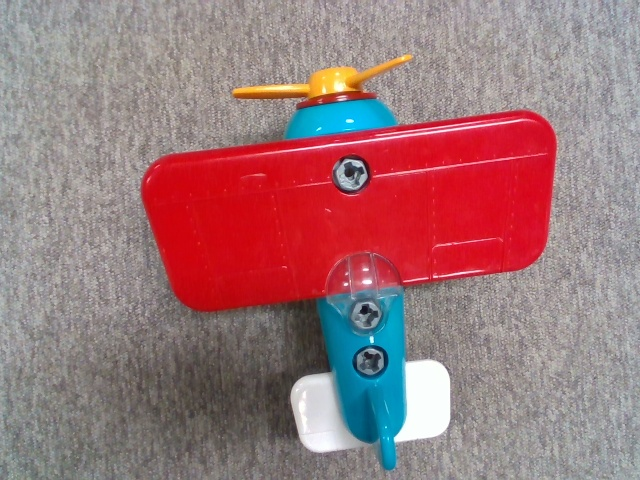
#> input picture imgs/airplanes/frame0019.jpg, 640 x 480 px, found by its file name
$ python rs_detect_airplane.py
#> lines starting #> are read from the running program, lines starting #| are printed output that depends on the picture; after the words box and inside, x2 and y2 are one past the last pixel; in counts of white or black regions, pixels touching at a corner belong together; long printed decimals are rounded
#> further down, img_rgb is the input picture: shape (480, 640, 3); mean B, G, R 122.2, 119.1, 155.8
#!/usr/bin/env python3
# -*- coding: utf-8 -*-

# %% import

import cv2
import numpy as np
import math
import traceback

import matplotlib.pyplot as plt

# %% compare_area
# 領域すべてを比較し，1番大きい領域と2番目に大きい領域のidを返す

def compare_area(contours):
    # 輪郭の面積比較
    max_area = 0
    second_area = 0
    max_id = 0
    second_id = 0

    # 面積が最大の領域と2番めの領域を算出
    for num in range(len(contours)):
        if cv2.contourArea(contours[num]) < 30000: # 全体を領域と認識してしまうため、閾値以上の面積を持つ領域は無視する
            if max_area < cv2.contourArea(contours[num]):
                second_area = max_area
                second_id = max_id
                max_area = cv2.contourArea(contours[num])
                max_id = num

            elif second_area < cv2.contourArea(contours[num]):
                second_area = cv2.contourArea(contours[num])
                second_id = num

            if second_area >= max_area:
                second_area = 0
                max_area = 0

        # [6 lines of commented-out code are left out]

    return max_id, second_id

# %% get point
def get_point(image, angle_deg, frontback_flag, contours):
    angle_rad = (angle_deg / 180.0) * np.pi

    height = image.shape[0]
    width = image.shape[1]

    #回転のパラメータ
    center = (int(width/2), int(height/2))
    scale = 1.0

    # 変換行列を作成
    trans = cv2.getRotationMatrix2D(center, angle_deg , scale)

    #アフィン変換
    new_image_gray = cv2.warpAffine(image, trans, (width,height))

    # 輪郭の検出
    retval, image_bw = cv2.threshold(new_image_gray, 0, 255, cv2.THRESH_BINARY_INV + cv2.THRESH_OTSU)
    contours, hierarchy = cv2.findContours(image_bw, cv2.RETR_LIST, cv2.CHAIN_APPROX_SIMPLE)
    max_id, second_id = compare_area(contours)

    # 後ろ向きの際はidを入れ替える
    if frontback_flag == "back":
        max_id = second_id

    # エッジ領域から右端を抽出
    pt = get_rightedge(new_image_gray, contours[max_id], frontback_flag)

    # アフィン変換前の画素と対応付ける
    pt_trans = Correspondence(image, pt, trans)

# [5 lines of commented-out code are left out]

    return pt_trans

def get_center(contours, id):
    maxCont = contours[id]
    mu = cv2.moments(maxCont)
    x, y = int(mu["m10"] / mu["m00"]), int(mu["m01"] / mu["m00"])

    return x, y

def get_rightedge(image, contours, frontback_flag):

    image_gray = image.copy()

    if frontback_flag == "front":
        max_x = 0
        pt = (0, 0)
        for i in range(len(contours)):
            x = contours[i][0][0]
            y = contours[i][0][1]
            if max_x < x:
                max_x = x
                pt = (x - 8, y - 10)

    elif frontback_flag == "back":
        max_x = 0
        pt = (0, 0)
        for i in range(len(contours)):
            x = contours[i][0][0]
            y = contours[i][0][1]
            if max_x < x:
                max_x = x
                pt = (x - 8, y - 10)

    return pt

def Correspondence(image, pt, trans):

    for h in range(image.shape[0]):
        for w in range(image.shape[1]):
            # 各画素をアフィン変換し、変換後の座標を得る
            tmp_pt = (w, h, 1)
            check = np.dot(trans, tmp_pt)
            check = (int(check[0]), int(check[1]))

            # 変換後の座標がパターン認識の座標と等しい（近い）ければ、そこが対応付けられた変換前の座標
            if pt[0]-20 < check[0] <= pt[0]+20 and pt[1]-20 <= check[1] < pt[1]+20:
                corr_pt = (tmp_pt[0], tmp_pt[1])
                if check == pt: # 同一の座標を見つけたらそこで終了
                    return corr_pt

    return corr_pt


# %% detect airplane

def estimate_grasppose_airplane(image_bgr, threshold_r=40):
    # write_path = "C:/Users/fryuz/prog/hma/imgs/airplanes/temp"
    # 色領域の抜き出し（R平面を用いる）
#> called with threshold_r = 40
    image_b, _, image_r = cv2.split(image_bgr)
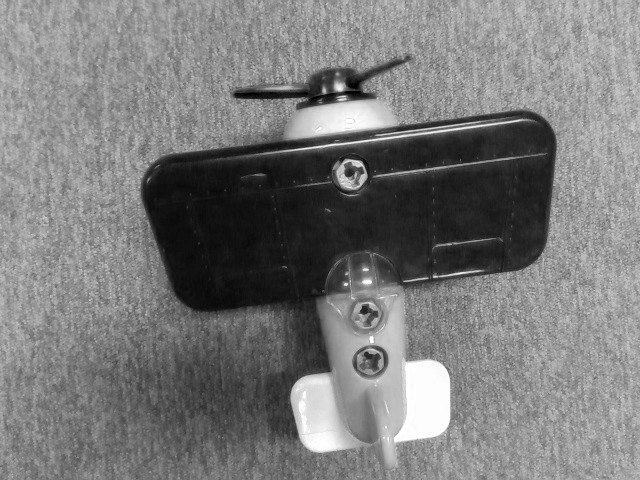
#> image_b: shape (480, 640); min 0, max 255, mean 122.2
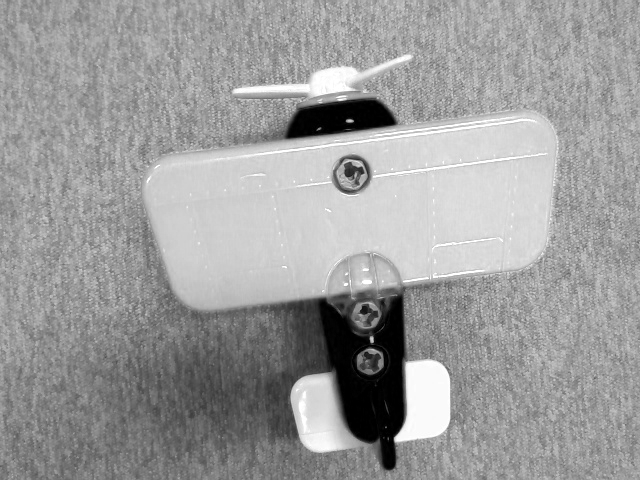
#> image_r: shape (480, 640); min 0, max 255, mean 155.8
    _, r_binary = cv2.threshold(image_r, threshold_r, 255, cv2.THRESH_BINARY)
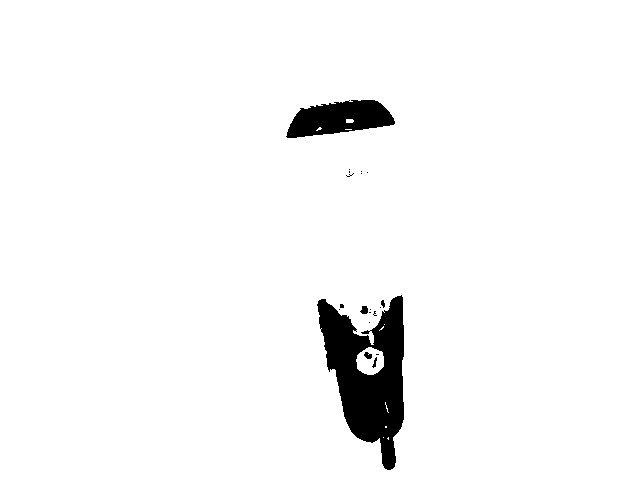
#> r_binary: shape (480, 640); 96.4% white; 20 black regions (14 under 20 px), largest, box (x1, y1, x2, y2) and area: (317, 295, 404, 470) 8227, (286, 100, 395, 138) 2747, (360, 306, 368, 314) 49, (364, 352, 372, 359) 39, (372, 357, 377, 368) 25, (381, 300, 385, 308) 22
    r_binary = cv2.bitwise_not(r_binary)

    kernel = np.ones((5, 5), np.uint8)
    erosion = cv2.erode(r_binary, kernel, iterations=1)
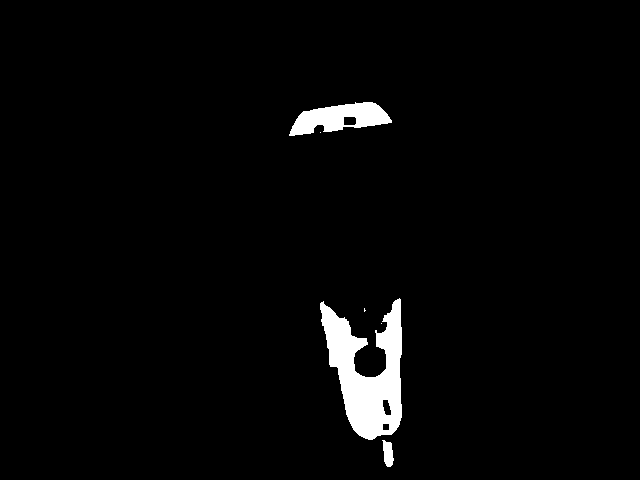
#> erosion: shape (480, 640); 2.8% white; 6 white regions (3 under 20 px), largest, box (x1, y1, x2, y2) and area: (320, 298, 402, 440) 6225, (289, 102, 392, 136) 2005, (382, 440, 394, 467) 222
    image_mask = cv2.dilate(erosion, kernel, iterations=6)
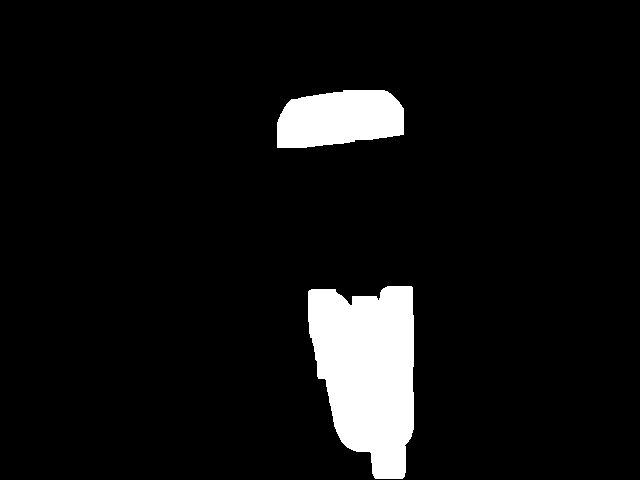
#> image_mask: shape (480, 640); 7% white; 2 white regions

    # 輪郭の検出
    contours, hierarchy = cv2.findContours(image_mask, cv2.RETR_LIST, cv2.CHAIN_APPROX_SIMPLE)
#> contours = 2 contours; box (x1, y1, x2, y2) and area: (308, 286, 414, 479) 15267, (277, 90, 404, 148) 5891
    frontback_flag = "front"

    # [15 lines of commented-out code are left out]

    if len(contours) <2 or len(contours) >=9: # unknown判定
        print("Cannot recognize edge. It is not airplane.")
        return (999, 999), 999, frontback_flag

    # 最大の領域と二番目の領域を推定
    max_id, second_id = compare_area(contours)
#> the loop in compare_area, `for num in range(len(contours)):` made 2 passes
#> second_id on pass 2: 1
#> after the loop in compare_area, `for num in range(len(contours)):`: max_area = 15267; max_id = 0; second_area = 5891; second_id = 1
#> max_id = 0; second_id = 1
    # print(max_id, second_id)
    max_area = cv2.contourArea(contours[max_id])
#> max_area = 15267
    second_area = cv2.contourArea(contours[second_id])
#> second_area = 5891

    # 各領域の重心を求めて、その角度を算出
    pt1 = get_center(contours, max_id)
#> in get_center, `maxCont = contours[id]`: maxCont = contour of 125 points, box (x1, y1, x2, y2) (308, 286, 414, 479), area 15267
#> in get_center, `mu = cv2.moments(maxCont)`: mu = moments, m00 15267, centre m10/m00, m01/m00 = (367.6, 370.6)
#> in get_center, `x, y = int(mu["m10"] / mu["m00"]), int(mu["m01"] / mu["m00"])`: x = 367; y = 370
#> pt1 = (367, 370)
    pt2 = get_center(contours, second_id)
#> pt2 = (339, 118)

    # yの差分がマイナスのときは処理を変える
    # 角度は右向きが0度で時計回り
    if (pt2[1] - pt1[1]) >= 0:
        angle = math.atan2(pt2[1] - pt1[1], pt2[0] - pt1[0])
    else:
        angle = math.atan2(pt1[1] - pt2[1], pt2[0] - pt1[0])
#> angle = 1.68
        angle = -angle
#> angle = -1.68
    angle_deg = angle * 60
#> angle_deg = -100.9

    pt = get_point(image_r, angle_deg, frontback_flag, contours[max_id])
#> in get_point, `angle_rad = (angle_deg / 180.0) * np.pi`: angle_rad = -1.76
#> in get_point, `trans = cv2.getRotationMatrix2D(center, angle_deg , scale)`: trans = [[-0.189, -0.982, 616.1], [0.982, -0.189, -28.91]]
#> in get_point, `new_image_gray = cv2.warpAffine(image, trans, (width,height))`:
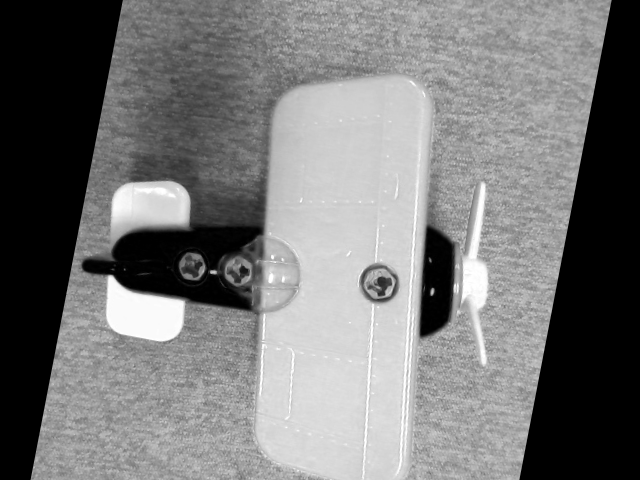
#> new_image_gray: shape (480, 640); min 0, max 255, mean 119.4
#> in get_point, `retval, image_bw = cv2.threshold(new_image_gray, 0, 255, cv2.THRESH_BI..`:
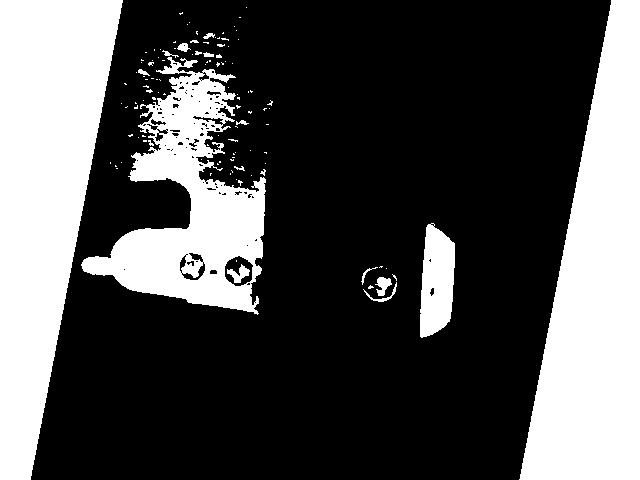
#> image_bw: shape (480, 640); 31.6% white; 116 white regions (98 under 20 px)
#> in get_point, `retval, image_bw = cv2.threshold(new_image_gray, 0, 255, cv2.THRESH_BI..`: retval = 90
#> in get_point, `contours, hierarchy = cv2.findContours(image_bw, cv2.RETR_LIST, cv2.CH..`: contours = 217 contours, 181 with area under 20; largest, box (x1, y1, x2, y2) and area: (0, 0, 123, 480) 36346, (519, 0, 640, 480) 35234, (81, 57, 266, 315) 20900, (420, 223, 455, 338) 2986, (224, 255, 254, 287) 680
#> the loop in compare_area (call 2), `for num in range(len(contours)):` made 217 passes
#> second_id on passes 5, 6, 13, 19, 26, 184: 1, 4, 5, 12, 18, 25
#> in get_point, `max_id, second_id = compare_area(contours)`: max_id = 183; second_id = 25
#> the loop in get_rightedge, `for i in range(len(contours)):` made 922 passes
#> (x, y, max_x, pt) on passes 1, 4, 5, 8, 31, 32, 33, 34: (168, 57, 168, (160, 47)), (169, 59, 169, (161, 49)), (171, 61, 171, (163, 51)), (172, 66, 172, (164, 56)), (174, 73, 174, (166, 63)), (175, 72, 175, (167, 62)), (177, 72, 177, (169, 62)), (178, 73, 178, (170, 63))
#> after the loop in get_rightedge, `for i in range(len(contours)):`: max_x = 265
#> in get_point, `pt = get_rightedge(new_image_gray, contours[max_id], frontback_flag)`: pt = (257, 181)
#> in get_point, `pt_trans = Correspondence(image, pt, trans)`: pt_trans = (274, 312)
#> pt = (274, 312)
    # temp = cv2.cvtColor(image_mask, cv2.COLOR_GRAY2BGR)
    # cv2.drawContours(temp, contours, -1, (255, 255, 0), 3)
    # cv2.imwrite(write_path + "_mask_visualize.jpg", temp)

    print("tail_areasize", max_area, "head_areasize", second_area, "tail_position", pt1, "head_position", pt2)
#| tail_areasize 15267.0 head_areasize 5891.0 tail_position (367, 370) head_position (339, 118)
    print("angle", angle_deg, "point", pt)
#| angle -100.887 point (274, 312)

    return pt, angle_deg, frontback_flag


# %% do
if __name__ == "__main__":
    # for i in range(19, 20):
    read_path = "C:/Users/fryuz/prog/hma/imgs/airplanes/frame0019.jpg"
    img_rgb = cv2.imread(read_path, 1)
    pt, angle, flag = estimate_grasppose_airplane(img_rgb)
#> pt = (274, 312); angle = -100.9; flag = 'front'

$ run again, with imgs/airplanes/frame0010.jpg copied over imgs/airplanes/frame0019.jpg
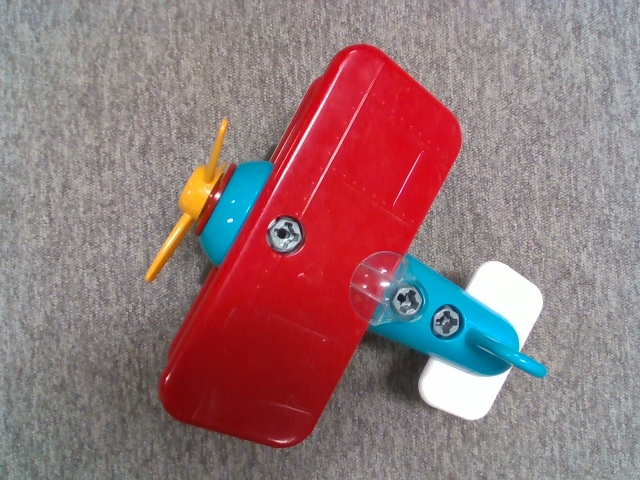
#> input picture imgs/airplanes/frame0010.jpg, 640 x 480 px, found by its file name
#> img_rgb is the input picture: shape (480, 640, 3); mean B, G, R 119.9, 117.3, 148.2
#> in estimate_grasppose_airplane, `_, r_binary = cv2.threshold(image_r, threshold_r, 255, cv2.THRESH_BINA..`:
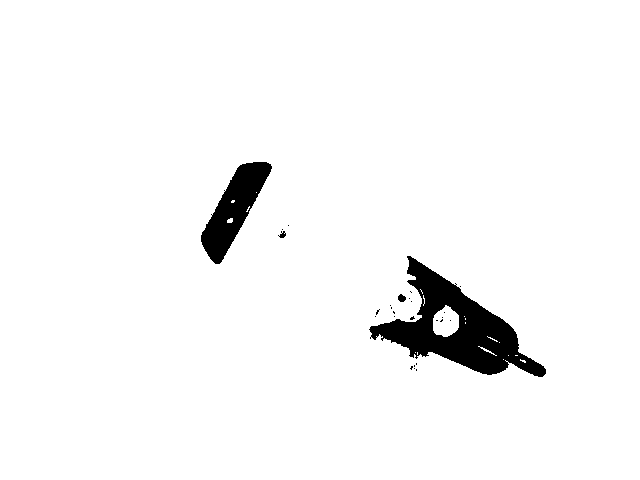
#> r_binary: shape (480, 640); 96.4% white; 27 black regions (23 under 20 px), largest, box (x1, y1, x2, y2) and area: (369, 256, 546, 377) 7732, (201, 162, 272, 264) 3140, (398, 294, 406, 302) 47, (278, 231, 286, 238) 32
#> erosion: shape (480, 640); 2.6% white; 4 white regions (2 under 20 px), largest, box (x1, y1, x2, y2) and area: (372, 260, 544, 375) 5567, (203, 164, 269, 262) 2327
#> image_mask: shape (480, 640); 7.3% white; 2 white regions
#> in estimate_grasppose_airplane, `contours, hierarchy = cv2.findContours(image_mask, cv2.RETR_LIST, cv2...`: contours = 2 contours; box (x1, y1, x2, y2) and area: (360, 248, 556, 387) 15266, (191, 152, 281, 274) 6828
#> the loop in compare_area, `for num in range(len(contours)):` made 2 passes
#> second_id on pass 2: 1
#> after the loop in compare_area, `for num in range(len(contours)):`: max_area = 15265.5; max_id = 0; second_area = 6828; second_id = 1
#> in estimate_grasppose_airplane, `max_id, second_id = compare_area(contours)`: max_id = 0; second_id = 1
#> in estimate_grasppose_airplane, `max_area = cv2.contourArea(contours[max_id])`: max_area = 15265.5
#> in estimate_grasppose_airplane, `second_area = cv2.contourArea(contours[second_id])`: second_area = 6828
#> maxCont = contour of 202 points, box (x1, y1, x2, y2) (360, 248, 556, 387), area 15266
#> mu = moments, m00 15265.5, centre m10/m00, m01/m00 = (454.1, 326.9)
#> in get_center, `x, y = int(mu["m10"] / mu["m00"]), int(mu["m01"] / mu["m00"])`: x = 454; y = 326
#> pt1 = (454, 326)
#> pt2 = (233, 209)
#> in estimate_grasppose_airplane, `angle = math.atan2(pt1[1] - pt2[1], pt2[0] - pt1[0])`: angle = 2.65
#> in estimate_grasppose_airplane, `angle = -angle`: angle = -2.65
#> angle_deg = -159.3
#> angle_rad = -2.78
#> trans = [[-0.935, -0.354, 704.2], [0.354, -0.935, 351.3]]
#> in get_point, `retval, image_bw = cv2.threshold(new_image_gray, 0, 255, cv2.THRESH_BI..`:
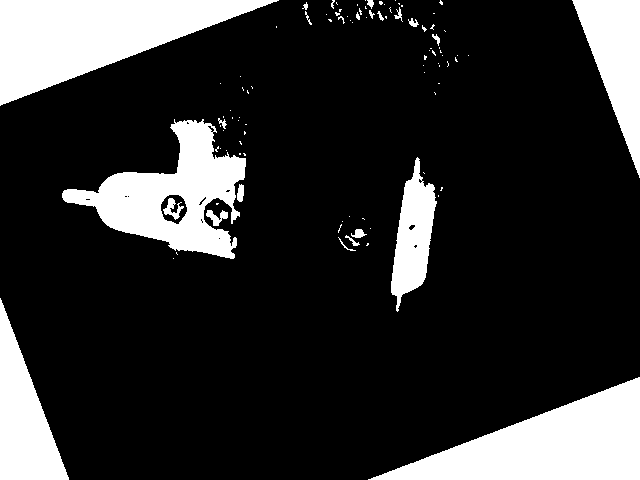
#> image_bw: shape (480, 640); 18.7% white; 99 white regions (77 under 20 px)
#> retval = 82
#> in get_point, `contours, hierarchy = cv2.findContours(image_bw, cv2.RETR_LIST, cv2.CH..`: contours = 115 contours, 95 with area under 20; largest, box (x1, y1, x2, y2) and area: (0, 0, 279, 106) 14460, (368, 377, 640, 480) 13781, (62, 119, 246, 259) 11290, (0, 298, 69, 480) 6172, (572, 0, 640, 178) 5876
#> the loop in compare_area (call 2), `for num in range(len(contours)):` made 115 passes
#> (second_id, max_id) on pass 115: (0, 114)
#> in get_point, `max_id, second_id = compare_area(contours)`: max_id = 114; second_id = 0
#> the loop in get_rightedge, `for i in range(len(contours)):` made 212 passes
#> (x, y, max_x, pt) on passes 3 to 10: (1, 104, 1, (-7, 94)), (2, 104, 2, (-6, 94)), (3, 103, 3, (-5, 93)), (5, 103, 5, (-3, 93)), (6, 102, 6, (-2, 92)), (8, 102, 8, (0, 92)), (9, 101, 9, (1, 91)), (10, 101, 10, (2, 91))
#> after the loop in get_rightedge, `for i in range(len(contours)):`: max_x = 278; pt = (270, -10)
#> pt_trans = (301, 479)
#| tail_areasize 15265.5 head_areasize 6828.0 tail_position (454, 326) head_position (233, 209)
#| angle -159.282 point (301, 479)
#> `pt, angle, flag = estimate_grasppose_airplane(img_rgb)`: angle = -159.3; flag = 'front'
